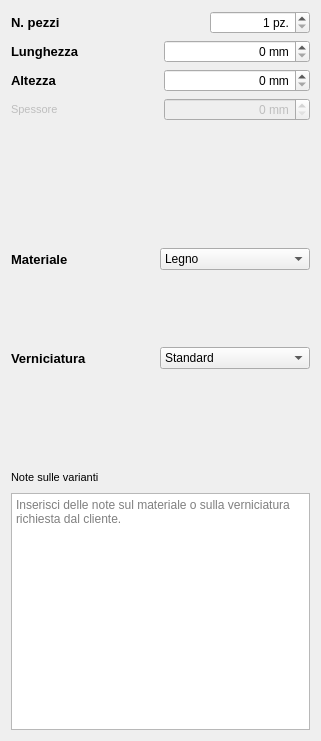
       <widget class="QWidget" name="verticalLayoutWidget_3">
        <property name="geometry">
         <rect>
          <x>1108</x>
          <y>10</y>
          <width>321</width>
          <height>741</height>
         </rect>
        </property>
        <layout class="QVBoxLayout" name="verticalLayout_3">
         <item>
          <layout class="QVBoxLayout" name="verticalLayout_6">
           <item>
            <layout class="QHBoxLayout" name="horizontalLayout_5">
             <item>
              <widget class="QLabel" name="label_12">
               <property name="font">
                <font>
                 <pointsize>10</pointsize>
                 <weight>75</weight>
                 <bold>true</bold>
                </font>
               </property>
               <property name="text">
                <string>N. pezzi</string>
               </property>
              </widget>
             </item>
             <item>
              <widget class="QSpinBox" name="spin_num_pz">
               <property name="sizePolicy">
                <sizepolicy hsizetype="Fixed" vsizetype="Fixed">
                 <horstretch>0</horstretch>
                 <verstretch>0</verstretch>
                </sizepolicy>
               </property>
               <property name="minimumSize">
                <size>
                 <width>100</width>
                 <height>0</height>
                </size>
               </property>
               <property name="font">
                <font>
                 <weight>50</weight>
                 <bold>false</bold>
                </font>
               </property>
               <property name="alignment">
                <set>Qt::AlignRight|Qt::AlignTrailing|Qt::AlignVCenter</set>
               </property>
               <property name="readOnly">
                <bool>false</bool>
               </property>
               <property name="suffix">
                <string> pz.</string>
               </property>
               <property name="prefix">
                <string/>
               </property>
               <property name="minimum">
                <number>1</number>
               </property>
               <property name="maximum">
                <number>10</number>
               </property>
               <property name="singleStep">
                <number>1</number>
               </property>
              </widget>
             </item>
            </layout>
           </item>
           <item>
            <layout class="QHBoxLayout" name="horizontalLayout_9">
             <item>
              <widget class="QLabel" name="label_9">
               <property name="font">
                <font>
                 <pointsize>10</pointsize>
                 <weight>75</weight>
                 <bold>true</bold>
                </font>
               </property>
               <property name="text">
                <string>Lunghezza</string>
               </property>
              </widget>
             </item>
             <item>
              <widget class="QSpinBox" name="spin_lunghezza">
               <property name="alignment">
                <set>Qt::AlignRight|Qt::AlignTrailing|Qt::AlignVCenter</set>
               </property>
               <property name="suffix">
                <string> mm</string>
               </property>
               <property name="prefix">
                <string/>
               </property>
               <property name="maximum">
                <number>5000</number>
               </property>
               <property name="singleStep">
                <number>10</number>
               </property>
              </widget>
             </item>
            </layout>
           </item>
           <item>
            <layout class="QHBoxLayout" name="horizontalLayout_8">
             <item>
              <widget class="QLabel" name="label_10">
               <property name="font">
                <font>
                 <pointsize>10</pointsize>
                 <weight>75</weight>
                 <bold>true</bold>
                </font>
               </property>
               <property name="text">
                <string>Altezza</string>
               </property>
              </widget>
             </item>
             <item>
              <widget class="QSpinBox" name="spin_altezza">
               <property name="font">
                <font>
                 <italic>false</italic>
                 <underline>false</underline>
                 <strikeout>false</strikeout>
                 <kerning>true</kerning>
                </font>
               </property>
               <property name="alignment">
                <set>Qt::AlignRight|Qt::AlignTrailing|Qt::AlignVCenter</set>
               </property>
               <property name="suffix">
                <string> mm</string>
               </property>
               <property name="prefix">
                <string/>
               </property>
               <property name="maximum">
                <number>5000</number>
               </property>
               <property name="singleStep">
                <number>10</number>
               </property>
              </widget>
             </item>
            </layout>
           </item>
           <item>
            <layout class="QHBoxLayout" name="horizontalLayout_7">
             <item>
              <widget class="QLabel" name="label_11">
               <property name="enabled">
                <bool>false</bool>
               </property>
               <property name="font">
                <font>
                 <pointsize>8</pointsize>
                 <weight>50</weight>
                 <bold>false</bold>
                </font>
               </property>
               <property name="text">
                <string>Spessore</string>
               </property>
              </widget>
             </item>
             <item>
              <widget class="QSpinBox" name="spin_spessore">
               <property name="enabled">
                <bool>false</bool>
               </property>
               <property name="font">
                <font>
                 <weight>50</weight>
                 <italic>false</italic>
                 <bold>false</bold>
                 <underline>false</underline>
                 <strikeout>false</strikeout>
                 <kerning>true</kerning>
                </font>
               </property>
               <property name="alignment">
                <set>Qt::AlignRight|Qt::AlignTrailing|Qt::AlignVCenter</set>
               </property>
               <property name="suffix">
                <string> mm</string>
               </property>
               <property name="prefix">
                <string/>
               </property>
               <property name="maximum">
                <number>10000</number>
               </property>
               <property name="singleStep">
                <number>10</number>
               </property>
              </widget>
             </item>
            </layout>
           </item>
          </layout>
         </item>
         <item>
          <spacer name="spacer_0">
           <property name="orientation">
            <enum>Qt::Vertical</enum>
           </property>
           <property name="sizeType">
            <enum>QSizePolicy::Fixed</enum>
           </property>
           <property name="sizeHint" stdset="0">
            <size>
             <width>20</width>
             <height>50</height>
            </size>
           </property>
          </spacer>
         </item>
         <item>
          <layout class="QVBoxLayout" name="verticalLayout_4">
           <item>
            <layout class="QHBoxLayout" name="horizontalLayout_10">
             <item>
              <widget class="QLabel" name="label_28">
               <property name="font">
                <font>
                 <pointsize>10</pointsize>
                 <weight>75</weight>
                 <bold>true</bold>
                </font>
               </property>
               <property name="text">
                <string>Materiale</string>
               </property>
              </widget>
             </item>
             <item>
              <widget class="QComboBox" name="combo_materiale">
               <property name="sizePolicy">
                <sizepolicy hsizetype="Fixed" vsizetype="Fixed">
                 <horstretch>0</horstretch>
                 <verstretch>0</verstretch>
                </sizepolicy>
               </property>
               <property name="minimumSize">
                <size>
                 <width>150</width>
                 <height>0</height>
                </size>
               </property>
               <property name="font">
                <font>
                 <weight>50</weight>
                 <bold>false</bold>
                </font>
               </property>
               <item>
                <property name="text">
                 <string>Legno</string>
                </property>
               </item>
               <item>
                <property name="text">
                 <string>L/A</string>
                </property>
               </item>
              </widget>
             </item>
            </layout>
           </item>
           <item>
            <layout class="QHBoxLayout" name="horizontalLayout_11">
             <item>
              <widget class="QLabel" name="label_29">
               <property name="font">
                <font>
                 <pointsize>10</pointsize>
                 <weight>75</weight>
                 <bold>true</bold>
                </font>
               </property>
               <property name="text">
                <string>Verniciatura</string>
               </property>
              </widget>
             </item>
             <item>
              <widget class="QComboBox" name="combo_vernice">
               <property name="sizePolicy">
                <sizepolicy hsizetype="Fixed" vsizetype="Fixed">
                 <horstretch>0</horstretch>
                 <verstretch>0</verstretch>
                </sizepolicy>
               </property>
               <property name="minimumSize">
                <size>
                 <width>150</width>
                 <height>0</height>
                </size>
               </property>
               <property name="font">
                <font>
                 <weight>50</weight>
                 <bold>false</bold>
                </font>
               </property>
               <item>
                <property name="text">
                 <string>Standard</string>
                </property>
               </item>
               <item>
                <property name="text">
                 <string>RAL</string>
                </property>
               </item>
              </widget>
             </item>
            </layout>
           </item>
           <item>
            <layout class="QHBoxLayout" name="horizontalLayout_13"/>
           </item>
           <item>
            <layout class="QHBoxLayout" name="horizontalLayout_12"/>
           </item>
          </layout>
         </item>
         <item>
          <spacer name="spacer">
           <property name="orientation">
            <enum>Qt::Vertical</enum>
           </property>
           <property name="sizeType">
            <enum>QSizePolicy::Fixed</enum>
           </property>
           <property name="sizeHint" stdset="0">
            <size>
             <width>20</width>
             <height>20</height>
            </size>
           </property>
          </spacer>
         </item>
         <item>
          <layout class="QVBoxLayout" name="verticalLayout_5">
           <item>
            <widget class="QLabel" name="label_31">
             <property name="sizePolicy">
              <sizepolicy hsizetype="Minimum" vsizetype="Fixed">
               <horstretch>0</horstretch>
               <verstretch>0</verstretch>
              </sizepolicy>
             </property>
             <property name="minimumSize">
              <size>
               <width>0</width>
               <height>20</height>
              </size>
             </property>
             <property name="font">
              <font>
               <pointsize>8</pointsize>
               <weight>50</weight>
               <bold>false</bold>
              </font>
             </property>
             <property name="text">
              <string>Note sulle varianti</string>
             </property>
            </widget>
           </item>
           <item>
            <widget class="QTextEdit" name="edit_note_varianti">
             <property name="sizePolicy">
              <sizepolicy hsizetype="Expanding" vsizetype="Ignored">
               <horstretch>0</horstretch>
               <verstretch>0</verstretch>
              </sizepolicy>
             </property>
             <property name="minimumSize">
              <size>
               <width>40</width>
               <height>0</height>
              </size>
             </property>
             <property name="font">
              <font>
               <pointsize>9</pointsize>
               <weight>50</weight>
               <bold>false</bold>
              </font>
             </property>
             <property name="placeholderText">
              <string>Inserisci delle note sul materiale o sulla verniciatura richiesta dal cliente.</string>
             </property>
            </widget>
           </item>
          </layout>
         </item>
        </layout>
       </widget>
